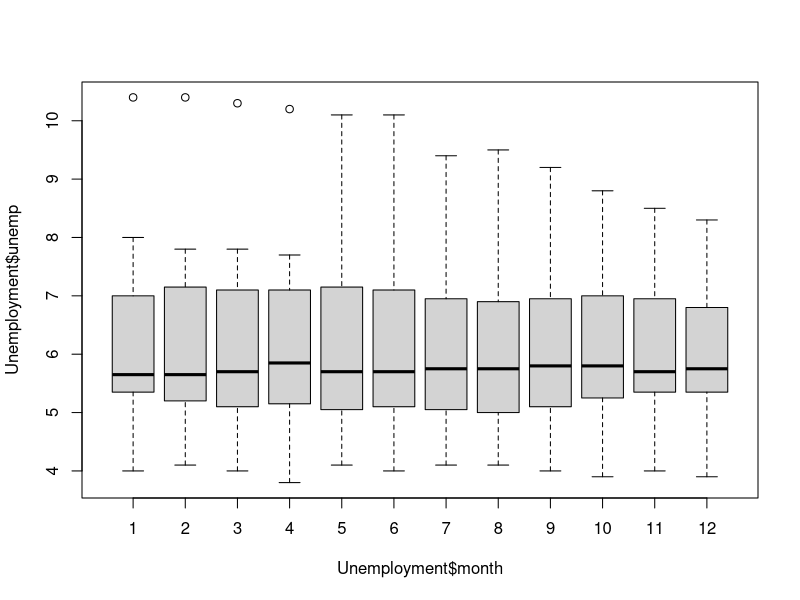
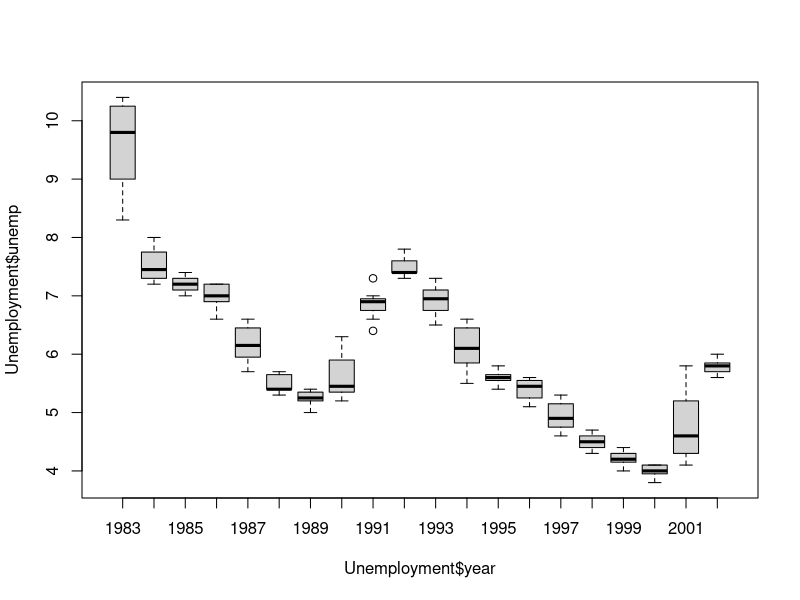
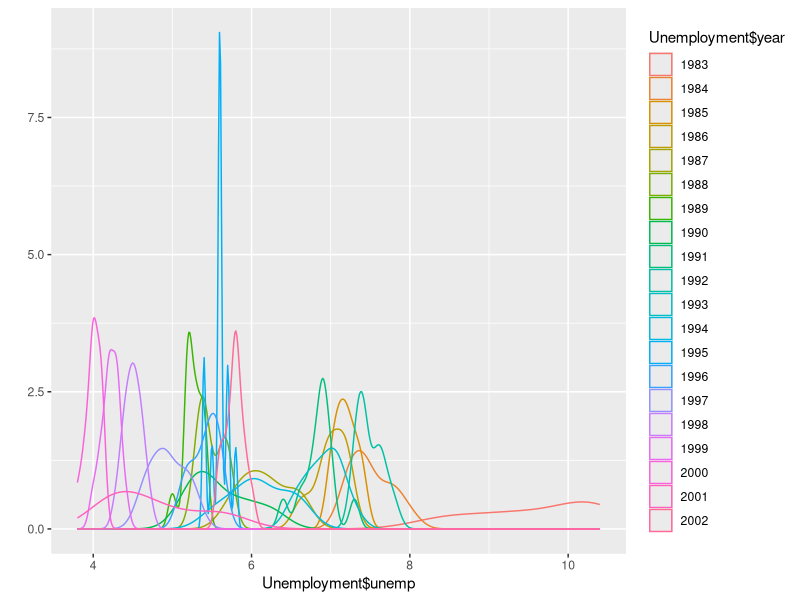
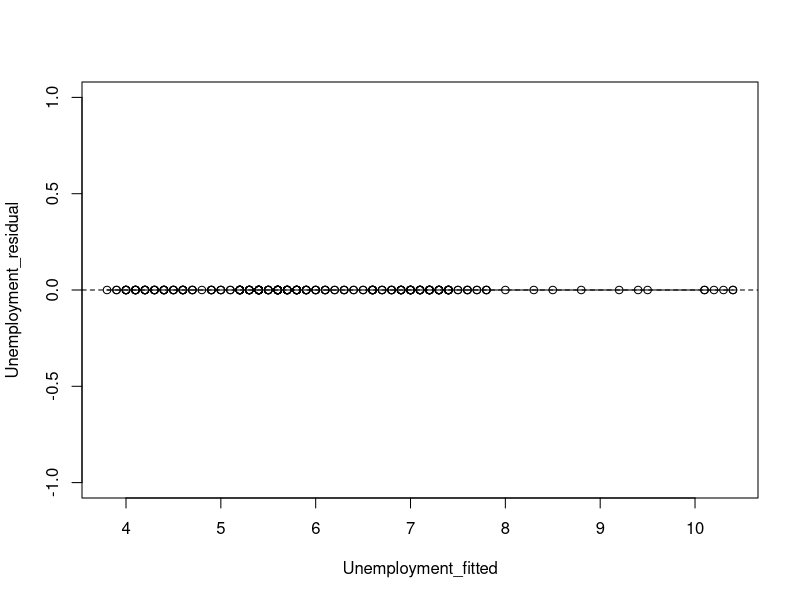

Recreate these plots in R, in order. (Note: this script raises an error after producing the figures.)
require(haven)
require(labelled)
require(ggplot2)
require(psych)
require(data.table)

setwd("~/Rscripts/annova")

Unemployment <- read_sav("datafiles/unemployment.sav")

# convert list to data table
Unemployment.table <- data.table(Unemployment)

# Identity the factor and convert the data type to be a factor, else aov won't give correct results.
Unemployment$month = to_factor(Unemployment$month)
Unemployment$year = to_factor(Unemployment$year)


# Plot the boxplot by individual factor
boxplot(Unemployment$unemp ~ Unemployment$month)
boxplot(Unemployment$unemp ~ Unemployment$year)

# Super imposed denisty plot by factor
qplot(Unemployment$unemp, colour=Unemployment$year, data=Unemployment, geom="density")

# Get the descritives table by each group
describeBy(Unemployment$unemp, Unemployment$month)
describeBy(Unemployment$unemp, Unemployment$year)

# Get the annova table
Unemployment_lm <- lm(Unemployment$unemp ~ Unemployment$month + Unemployment$year + Unemployment$month:Unemployment$year, data = Unemployment)
Unemployment_lm_summary = summary(Unemployment_lm)
Unemployment_lm_summary
if (Unemployment_lm_summary$r.squared < 0.5)
{
  print("R- squared value is very less, which means using analysis of variance will not help here")
}

Unemployment_aov <- aov(Unemployment_lm)
summary(Unemployment_aov)
Unemployment_residual = residuals(Unemployment_aov)
Unemployment_fitted = fitted(Unemployment_aov)

# Get the residual vs fitted plot i.e. check how close are observed values to fitted values
# http://blog.minitab.com/blog/adventures-in-statistics/regression-analysis-how-do-i-interpret-r-squared-and-assess-the-goodness-of-fit
plot(Unemployment_fitted, Unemployment_residual)
abline(h=0, lty=2)
lines(smooth.spline(Unemployment_fitted, Unemployment_residual))

#Box plot across multiple factors
#boxplot(Unemployment$unemp ~ Unemployment$month * Unemployment$year, data = Unemployment)
#boxplot(Unemployment_residual ~ Unemployment$month * Unemployment$year, data = Unemployment)

# Now run tukey's range test to analyze variations in means across individual groups
tk <- TukeyHSD(Unemployment_aov)

# List the tukey's table
tk

# Plot to see variations in the means for each group pair
plot(tk)

# Get the means plot
plot.design(Unemployment)

# Get the interaction plot
interaction.plot(Unemployment$year, Unemployment$month, Unemployment$unemp, col=2:50, lty=1)
interaction.plot(Unemployment$month, Unemployment$year, Unemployment$unemp, col=2:14, lty=1)

# Obviously there is actually only one factor here which is time, so two way annova won't give desired results, one way annova with year is sufficient


Unemployment_lm <- lm(Unemployment$unemp ~ Unemployment$year, data = Unemployment)
Unemployment_lm_summary = summary(Unemployment_lm)
Unemployment_lm_summary
if (Unemployment_lm_summary$r.squared < 0.5)
{
  print("R- squared value is very less, which means using analysis of variance will not help here")
}


Unemployment_aov <- aov(Unemployment_lm)
Unemployment_aov_summary = summary(Unemployment_aov)
Unemployment_aov_summary

Unemployment_residual = residuals(Unemployment_aov)
Unemployment_fitted = fitted(Unemployment_aov)

# Get the residual vs fitted plot i.e. check how close are observed values to fitted values
# http://blog.minitab.com/blog/adventures-in-statistics/regression-analysis-how-do-i-interpret-r-squared-and-assess-the-goodness-of-fit
plot(Unemployment_fitted, Unemployment_residual)
abline(h=0, lty=2)
lines(smooth.spline(Unemployment_fitted, Unemployment_residual))

#Box plot across multiple factors
#boxplot(Unemployment$unemp ~ Unemployment$month * Unemployment$year, data = Unemployment)
#boxplot(Unemployment_residual ~ Unemployment$month * Unemployment$year, data = Unemployment)

# Now run tukey's range test to analyze variations in means across individual groups
tk <- TukeyHSD(Unemployment_aov)

# List the tukey's table
tk

# Plot to see variations in the means for each group pair
plot(tk)

# Get the means plot
plot.design(Unemployment)

boxplot(Unemployment$unemp ~ Unemployment$year)
